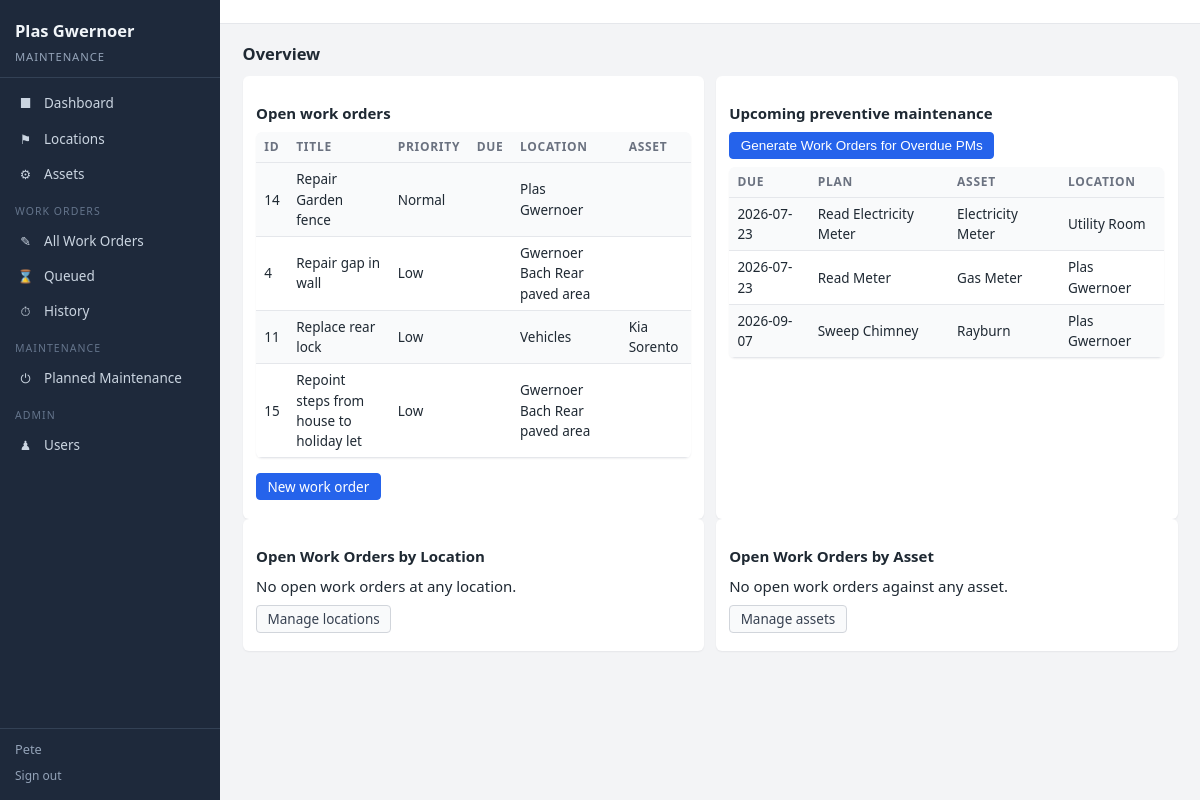
The page / (signed in) on the database its author committed.
### tables this page shows
CREATE TABLE work_orders (
    id                  INTEGER PRIMARY KEY AUTOINCREMENT,
    asset_id            INTEGER REFERENCES assets(id) ON DELETE SET NULL,
    location_id         INTEGER REFERENCES locations(id) ON DELETE SET NULL,
    title               TEXT NOT NULL,
    description         TEXT,
    status              TEXT NOT NULL DEFAULT 'Open',  -- Open / In Progress / Done / Cancelled
    priority            TEXT NOT NULL DEFAULT 'Normal', -- Low / Normal / High / Urgent
    source              TEXT,           -- Manual, Auto from PM, Inspection, etc.
    created_at          TEXT NOT NULL DEFAULT (datetime('now')),
    due_date            TEXT,           -- ISO date
    completed_at        TEXT,
    closed_notes        TEXT
);

CREATE TABLE locations (
    id              INTEGER PRIMARY KEY AUTOINCREMENT,
    name            TEXT NOT NULL UNIQUE,
    parent_id       INTEGER REFERENCES locations(id) ON DELETE SET NULL,
    description     TEXT,
    created_at      TEXT NOT NULL DEFAULT (datetime('now')),
    active          INTEGER NOT NULL DEFAULT 1
);

CREATE TABLE assets (
    id                  INTEGER PRIMARY KEY AUTOINCREMENT,
    name                TEXT NOT NULL,
    location_id         INTEGER NOT NULL REFERENCES locations(id) ON DELETE CASCADE,
    category            TEXT,          -- e.g. Heating, Plumbing, Vehicle, Structure
    type                TEXT,          -- freeform subtype if needed
    manufacturer        TEXT,
    model               TEXT,
    serial_number       TEXT,
    purchase_date       TEXT,          -- ISO date
    warranty_end_date   TEXT,          -- ISO date
    status              TEXT NOT NULL DEFAULT 'Running', -- Running / Needs Maintenance / Out of Service
    notes               TEXT,
    created_at          TEXT NOT NULL DEFAULT (datetime('now'))
, cost REAL, vendor TEXT);

CREATE TABLE maintenance_plans (
    id                  INTEGER PRIMARY KEY AUTOINCREMENT,
    asset_id            INTEGER NOT NULL REFERENCES assets(id) ON DELETE CASCADE,
    title               TEXT NOT NULL,
    description         TEXT,
    frequency_unit      TEXT NOT NULL,    -- day / month / year
    frequency_value     INTEGER NOT NULL, -- every N units
    last_done_date      TEXT,            -- ISO date
    next_due_date       TEXT,            -- ISO date, can be precomputed
    active              INTEGER NOT NULL DEFAULT 1,
    created_at          TEXT NOT NULL DEFAULT (datetime('now'))
, location_id INTEGER REFERENCES locations(id) ON DELETE SET NULL);

### saved/cmms_ui.py (the view)
@app.get("/")
async def index(request: Request, db: sqlite3.Connection = Depends(get_db)):
    locations_flat = dicts(db.execute("SELECT * FROM locations WHERE active = 1"))
    location_tree = build_location_tree(locations_flat)
    assets = dicts(
        db.execute("SELECT * FROM v_assets ORDER BY location_name, asset_name")
    )
    open_wos = dicts(
        db.execute(
            "SELECT * FROM v_open_work_orders "
            "ORDER BY CASE priority "
            "  WHEN 'Urgent' THEN 3 WHEN 'High' THEN 2 "
            "  WHEN 'Normal' THEN 1 WHEN 'Low' THEN 0 ELSE -1 END DESC, "
            "due_date IS NULL, due_date"
        )
    )
    upcoming_pm = dicts(
        db.execute(
            "SELECT * FROM v_upcoming_pm "
            "WHERE date(next_due_date) <= date('now','+90 day') "
            "ORDER BY next_due_date"
        )
    )
    return templates.TemplateResponse(
        "index.html",
        {
            "request": request,
            "locations": location_tree,
            "assets": assets,
            "open_wos": open_wos,
            "upcoming_pm": upcoming_pm,
        },
    )

### templates/index.html (shortened to what this page needs)
{% extends "base.html" %}
{% block content %}
<h2>Overview</h2>
<div class="stack">
  <div>
    <h3>Open work orders</h3>
    {% if open_wos %}
      <table>
        <tr>
          <th>ID</th><th>Title</th><th>Priority</th><th>Due</th><th>Location</th><th>Asset</th>
        </tr>
        {% for wo in open_wos %}
          <tr>
            <td>{{ wo.work_order_id }}</td>
            <td>{{ wo.title }}</td>
            <td>
              {% if wo.priority == "High" %}
                <span class="badge high">High</span>
              {% elif wo.priority == "Urgent" %}
                <span class="badge urgent">Urgent</span>
              {% else %}
                {{ wo.priority }}
              {% endif %}
            </td>
            <td>{{ wo.due_date or "" }}</td>
            <td>{{ wo.location_name or "" }}</td>
            <td>{{ wo.asset_name or "" }}</td>
          </tr>
        {% endfor %}
      </table>
    {% else %}
      <p>No open work orders. Enjoy the calm.</p>
    {% endif %}
    <p><a class="btn" href="/work_orders/new">New work order</a></p>
  </div>
  <div>
    <h3>Upcoming preventive maintenance</h3>
    <form method="post" action="/maintenance/generate" style="margin-bottom: 0.5rem;">
      <button class="btn" type="submit">Generate Work Orders for Overdue PMs</button>
    </form>
    {% if upcoming_pm %}
      <table>
        <tr>
          <th>Due</th><th>Plan</th><th>Asset</th><th>Location</th>
        </tr>
        {% for pm in upcoming_pm %}
          <tr>
            <td>{{ pm.next_due_date }}</td>
            <td>{{ pm.title }}</td>
            <td>{{ pm.asset_name }}</td>
            <td>{{ pm.location_name }}</td>
          </tr>
        {% endfor %}
      </table>
    {% else %}
      <p>No upcoming PM in the next 90 days.</p>
    {% endif %}
  </div>
</div>
<div class="stack">
  <div>
    <h3>Open Work Orders by Location</h3>
    {% if location_wo_counts %}
    <table>
      <thead>
        <tr>
          <th>Location</th>
          <th>Open WOs</th>
        </tr>
      </thead>
      <tbody>
        {% for loc in location_wo_counts %}
        <tr>
          <td>{{ loc.location_name }}</td>
          <td><a href="/work_orders?location={{ loc.location_name }}">{{ loc.wo_count }}</a></td>
        </tr>
        {% endfor %}
      </tbody>
    </table>
    {% else %}
    <p>No open work orders at any location.</p>
    {% endif %}
    <p><a class="btn secondary" href="/locations">Manage locations</a></p>
  </div>
  <div>
    <h3>Open Work Orders by Asset</h3>
    {% if asset_wo_counts %}
    <table>
      <thead>
        <tr>
          <th>Asset</th>
          <th>Open WOs</th>
        </tr>
      </thead>
      <tbody>
        {% for a in asset_wo_counts %}
        <tr>
          <td>{{ a.asset_name }}</td>
          <td><a href="/work_orders?asset={{ a.asset_name }}">{{ a.wo_count }}</a></td>
        </tr>
        {% endfor %}
      </tbody>
    </table>
    {% else %}
    <p>No open work orders against any asset.</p>
    {% endif %}
    <p><a class="btn secondary" href="/assets">Manage assets</a></p>
  </div>
</div>
{% endblock %}

### templates/base.html (shortened to what this page needs)
<!DOCTYPE html>
<html lang="en">
<head>
  <link rel="stylesheet" href="/static/style.css">
</head>
<body>
<aside class="sidebar">
  <div class="sidebar-header">
    <h1>Plas Gwernoer</h1>
    <span class="sidebar-subtitle">Maintenance</span>
  </div>
  <nav class="sidebar-nav">
    <a href="/" class="nav-item">
      <span class="nav-icon">&#9632;</span> Dashboard
    </a>
    <a href="/locations" class="nav-item">
      <span class="nav-icon">&#9873;</span> Locations
    </a>
    <a href="/assets" class="nav-item">
      <span class="nav-icon">&#9881;</span> Assets
    </a>
    <div class="nav-group-label">Work Orders</div>
    <a href="/work_orders" class="nav-item">
      <span class="nav-icon">&#9998;</span> All Work Orders
    </a>
    <a href="/work_orders/queued" class="nav-item">
      <span class="nav-icon">&#8987;</span> Queued
    </a>
    <a href="/work_orders/history" class="nav-item">
      <span class="nav-icon">&#9201;</span> History
    </a>
    <div class="nav-group-label">Maintenance</div>
    <a href="/maintenance" class="nav-item">
      <span class="nav-icon">&#9211;</span> Planned Maintenance
    </a>
    <div class="nav-group-label">Admin</div>
    <a href="/users" class="nav-item">
      <span class="nav-icon">&#9823;</span> Users
    </a>
  </nav>
  <div class="sidebar-footer">
    <div class="sidebar-user">
      {{ request.session.get('display_name', '') }}
    </div>
    <a href="/logout" class="nav-item nav-signout">Sign out</a>
  </div>
</aside>
<div class="main-content">
  <header class="top-bar">
  </header>
  <main>
    {% block content %}{% endblock %}
  </main>
</div>
</body>
</html>

### static/style.css (style rules this page uses)
* { margin: 0; padding: 0; box-sizing: border-box; }
html, body { height: 100%; font-family: system-ui, -apple-system, BlinkMacSystemFont, "Segoe UI", sans-serif; font-size: 15px; line-height: 1.5; color: #1f2933; background-color: #f3f4f6; }
.sidebar { position: fixed; top: 0; left: 0; width: 220px; height: 100vh; background: #1e293b; color: #cbd5e1; display: flex; flex-direction: column; overflow-y: auto; }
.sidebar-header { padding: 1.25rem 1rem 0.75rem; border-bottom: 1px solid #334155; }
.sidebar-header h1 { font-size: 1.1rem; font-weight: 600; color: #f1f5f9; margin: 0; }
.sidebar-subtitle { font-size: 0.75rem; color: #94a3b8; text-transform: uppercase; letter-spacing: 0.08em; }
.sidebar-nav { flex: 1; padding: 0.5rem 0; }
.nav-item { display: block; padding: 0.5rem 1rem; color: #cbd5e1; text-decoration: none; font-size: 0.9rem; transition: background 0.12s ease, color 0.12s ease; }
.nav-icon { display: inline-block; width: 1.4rem; text-align: center; margin-right: 0.3rem; font-size: 0.85rem; }
.nav-group-label { padding: 0.8rem 1rem 0.25rem; font-size: 0.7rem; text-transform: uppercase; letter-spacing: 0.1em; color: #64748b; }
.sidebar-footer { padding: 0.75rem 1rem; border-top: 1px solid #334155; }
.sidebar-user { font-size: 0.85rem; color: #94a3b8; margin-bottom: 0.25rem; }
.nav-signout { font-size: 0.8rem; color: #94a3b8; padding: 0.25rem 0; }
.main-content { margin-left: 220px; min-height: 100vh; padding: 0; }
.top-bar { background: #ffffff; padding: 0.75rem 1.5rem; border-bottom: 1px solid #e5e7eb; }
main { padding: 1.25rem 1.5rem 2rem; }
h2 { margin: 0 0 0.6rem; font-size: 1.1rem; font-weight: 600; }
h3 { margin: 1rem 0 0.5rem; font-size: 1rem; font-weight: 600; }
p { margin: 0 0 0.5rem; }
a { color: #2563eb; }
table { border-collapse: collapse; width: 100%; margin: 0.5rem 0 1rem; background-color: #ffffff; border-radius: 6px; overflow: hidden; box-shadow: 0 1px 2px rgba(15, 23, 42, 0.06); }
th, td { border-bottom: 1px solid #e5e7eb; padding: 0.4rem 0.55rem; font-size: 0.9rem; }
th { background: #f9fafb; text-align: left; font-weight: 600; font-size: 0.8rem; text-transform: uppercase; letter-spacing: 0.06em; color: #6b7280; }
tr:nth-child(even) td { background-color: #f9fafb; }
form { margin: 0.5rem 0 1rem; }
.btn, button { display: inline-block; padding: 0.3rem 0.7rem; border-radius: 4px; border: 1px solid #2563eb; background: #2563eb; color: #ffffff; font-size: 0.9rem; cursor: pointer; text-decoration: none; line-height: 1.2; }
.btn.secondary { background: #f9fafb; color: #374151; border-color: #d1d5db; }
.stack { display: flex; flex-wrap: wrap; gap: 0.75rem; }
.stack > div { flex: 1 1 320px; background-color: #ffffff; border-radius: 6px; padding: 0.75rem 0.9rem; box-shadow: 0 1px 2px rgba(15, 23, 42, 0.06); }

### rows shown on the page
work_orders: work_order_id "14", title "Repair Garden fence", priority "Normal", name "Plas Gwernoer"
work_orders: work_order_id "4", title "Repair gap in wall", priority "Low", name "Gwernoer Bach Rear paved area"
work_orders: work_order_id "11", title "Replace rear lock", priority "Low", name "Vehicles", name "Kia Sorento"
work_orders: work_order_id "15", title "Repoint steps from house to holiday let", priority "Low", name "Gwernoer Bach Rear paved area"
maintenance_plans: next_due_date "2026-07-23", title "Read Electricity Meter", asset_name "Electricity Meter", location_name "Utility Room"
maintenance_plans: next_due_date "2026-07-23", title "Read Meter", asset_name "Gas Meter", location_name "Plas Gwernoer"
maintenance_plans: next_due_date "2026-09-07", title "Sweep Chimney", asset_name "Rayburn", location_name "Plas Gwernoer"

### other values the page prints
{{ request.session.get('display_name', '') }} "Pete"
